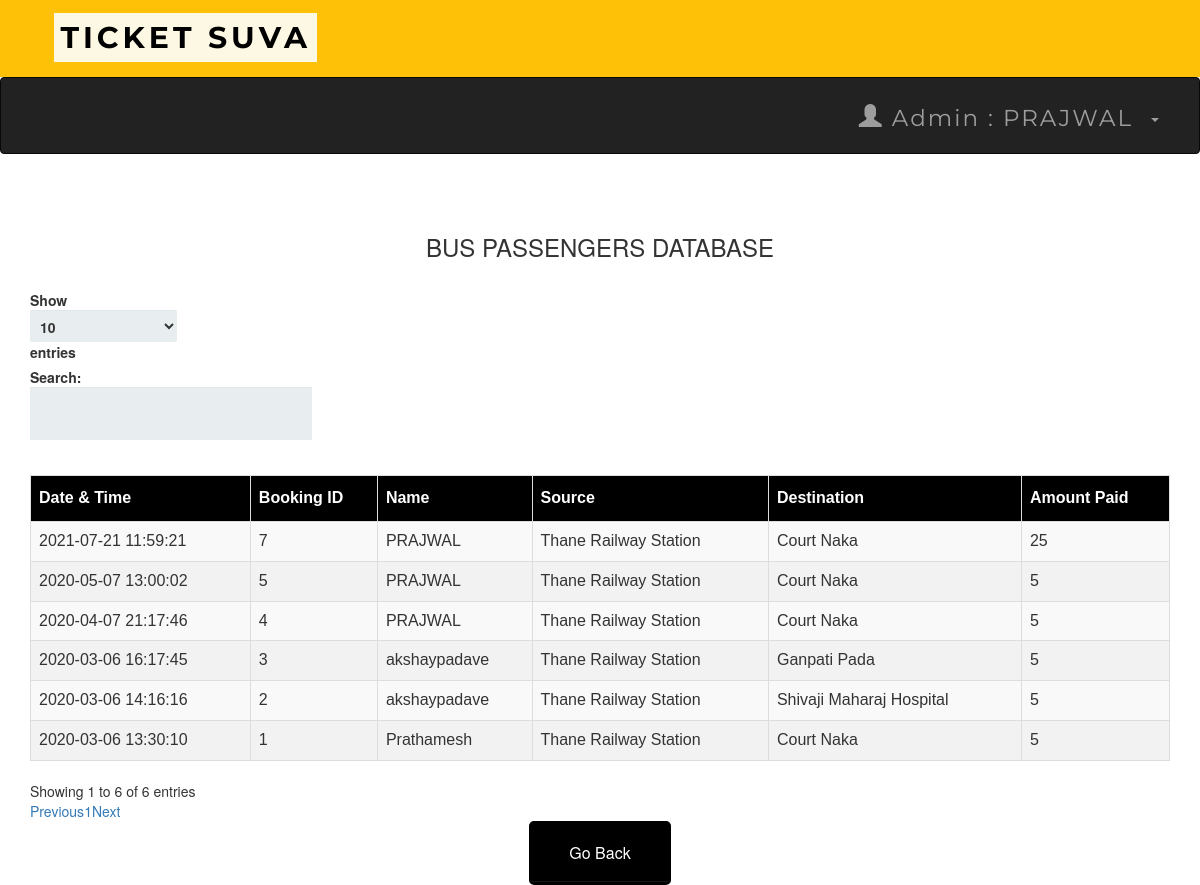
The page /adminbusdb.php (signed in) on the database its author committed.
### tables this page shows
CREATE TABLE `bustransactions` (
  `T_No.` int(10) NOT NULL,
  `email` varchar(50) NOT NULL,
  `source` varchar(50) NOT NULL,
  `dest` varchar(50) NOT NULL,
  `Name` varchar(50) NOT NULL,
  `Bus_No` int(11) NOT NULL,
  `NoOfpass` int(11) NOT NULL,
  `card_no` int(25) NOT NULL,
  `expmonth` int(2) NOT NULL,
  `expyear` int(2) NOT NULL,
  `cvv` int(3) NOT NULL,
  `pin` int(4) NOT NULL,
  `Date` datetime NOT NULL DEFAULT current_timestamp(),
  `Amt` int(10) NOT NULL
);

### adminbusdb.php (the view, shortened to what this page needs)
<?php
include 'connect.php' ;
include 'adminheader.php';
?>
 <!DOCTYPE html>
 <html>
 <link rel='stylesheet' href='index.css'>
      <head>
           <link rel="stylesheet" href="https://maxcdn.bootstrapcdn.com/bootstrap/3.3.6/css/bootstrap.min.css" />
           <link rel="stylesheet" href="https://cdn.datatables.net/1.10.12/css/dataTables.bootstrap.min.css" />
      </head>
      <body>
           <br /><br />
           <div class="container">
                <h3 align="center">BUS PASSENGERS DATABASE</h3>
                <br />
                <div class="table-responsive">
                     <table id="data" class="table table-striped table-bordered">
                          <thead>
                               <tr>
                                    <th> Date & Time</th>
                                    <th> Booking ID  </th>
                                    <th> Name </th>
                                    <th> Source </th>
                                    <th> Destination </th>
                                    <th> Amount Paid</th>
                               </tr>
                          </thead>
                          <tbody>
  <?php
   $result = mysqli_query($connect , "select * From bustransactions");
  while ($row = mysqli_fetch_assoc($result)):
  ?>
  <tr>
    <td><?php echo $row['Date']; ?></td>
    <td><?php echo $row['T_No.']; ?></td>
    <td><?php echo $row['Name']; ?></td>
    <td><?php echo $row['source']; ?></td>
    <td><?php echo $row['dest']; ?></td>
    <td><?php echo $row['Amt']; ?></td>
    </tr>
  <?php endwhile; ?>
</tbody>
                     </table>
                </div>
           </div>
      </body>
 </html>
<table align='center'>
<tr>
  <td><a href='admin.php'><button style="background-color: black ; border-color:black "  ><span style="color:white">Go Back </span> </button></a></td>
 </tr>

### index.css (style rules this page uses)
*, *:before, *:after { -moz-box-sizing: border-box; -webkit-box-sizing: border-box; box-sizing: border-box; }
a { text-decoration:none; }
td { text-align: center; }
button { padding: 19px 39px 18px 39px; color: #FFF; background-color: #a8db34; font-size: 18px; text-align: center; font-style: normal; border-radius: 5px; width: 100%; border: 1px solid #71db34; border-width: 1px 1px 3px; box-shadow: 0 -1px 0 rgba(255,255,255,0.1) inset; margin-bottom: 10px; }

### adminbusdb.php (style rules this page uses)
table#data { font-size:16px; font-family: "Trebuchet MS", Arial, Helvetica, sans-serif; border-collapse: collapse; border-spacing: 0; width: 100%; }
#data td, #data th { border: 1px solid #ddd; text-align: left; padding: 8px; }
#data tr:nth-child(even) { background-color: #f2f2f2 }
#data th { padding-top: 11px; padding-bottom: 11px; background-color: black; color: white; }

### rows shown on the page
bustransactions: Date "2020-03-06 13:30:10", value "1", Name "Prathamesh", source "Thane Railway Station", dest "Court Naka", Amt "5"
bustransactions: Date "2020-03-06 14:16:16", value "2", Name "akshaypadave", source "Thane Railway Station", dest "Shivaji Maharaj Hospital", Amt "5"
bustransactions: Date "2020-03-06 16:17:45", value "3", Name "akshaypadave", source "Thane Railway Station", dest "Ganpati Pada", Amt "5"
bustransactions: Date "2020-04-07 21:17:46", value "4", Name "PRAJWAL", source "Thane Railway Station", dest "Court Naka", Amt "5"
bustransactions: Date "2020-05-07 13:00:02", value "5", Name "PRAJWAL", source "Thane Railway Station", dest "Court Naka", Amt "5"
bustransactions: Date "2021-07-21 11:59:21", value "7", Name "PRAJWAL", source "Thane Railway Station", dest "Court Naka", Amt "25"

### other values the page prints
$_SESSION['name'] "PRAJWAL"
